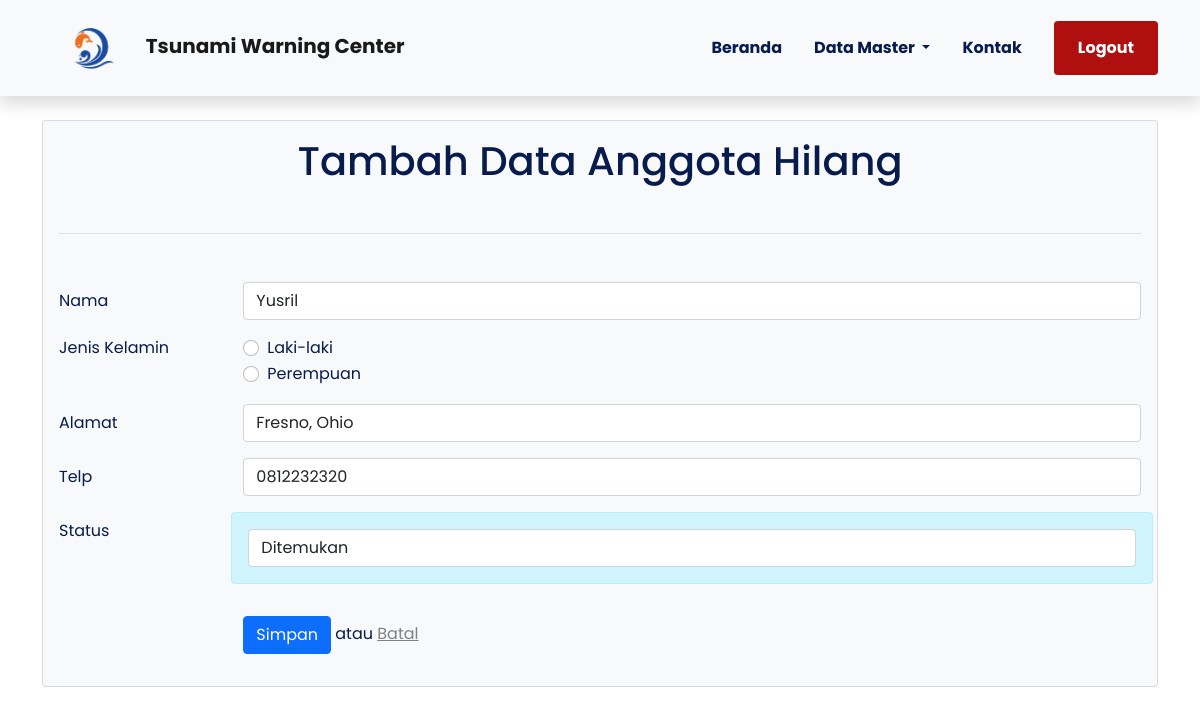
The app's page /Backend/temukan_tambah.php?id=1, older data.
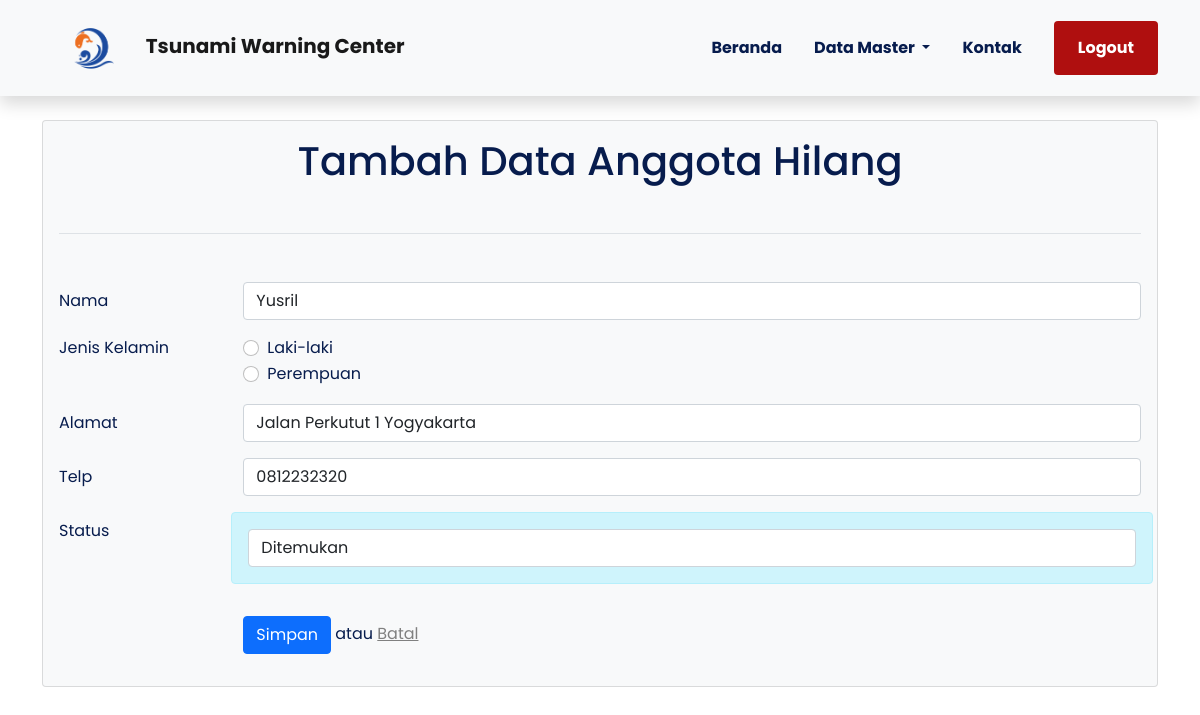
The same page, newer data.
### tables this page shows
CREATE TABLE `hilang` (
  `id` int(11) NOT NULL,
  `nama` varchar(255) NOT NULL,
  `jk` enum('L','P') NOT NULL,
  `alamat` varchar(255) NOT NULL,
  `telp` varchar(15) NOT NULL,
  `status` int(11) NOT NULL
);

### Backend/temukan_tambah.php (the view, shortened to what this page needs)
<?php
    require 'koneksi.php';
?>
<!doctype html>
<html lang="en">
<head>
    <link rel="stylesheet" href="libraries/bootstrap/css/bootstrap.css">
    <link rel="stylesheet" href="styles/main.css">
</head>
<body>
    <?php include 'layout/navbar.php'; ?>
    <main>
        <div class="container" style="margin-top: 120px;">
            <div class="card bg-light">
                <div class="card-body">
                    <h1 class="text-center mb-5">Tambah Data Anggota Hilang</h1>
                    <div class="border-bottom mt-3 mb-5"></div>
                    <?php
                    if (@$_GET['id']) {
                        $id = $_GET['id'];
                        $query = mysqli_query($konek, "SELECT * FROM hilang WHERE id = '$id'");
                        $hilang = mysqli_fetch_array($query);
                    }
                    ?>
                    <form action="funct.php" method="POST" enctype="multipart/form-data">
                        <div class="row mb-3">
                            <label class="col-sm-2 col-form-label" for="nama">Nama</label>
                            <div class="col-sm-10">
                            <input type="text" name="nama" value="<?= @$hilang['nama']; ?>" class="form-control" required>
                            </div>
                        </div>
                        <fieldset class="row mb-3">
                            <legend class="col-form-label col-sm-2 pt-0">Jenis Kelamin</legend>
                            <div class="col-sm-10">
                            <div class="form-check">
                                <input type="radio" id="jk_l" name="jk" value="L" class="form-check-input" required>
                                <label class="form-check-label" for="jk_l">Laki-laki</label>
                            </div>
                            <div class="form-check">
                                <input type="radio" id="jk_p" name="jk" value="P" class="form-check-input" required>
                                <label class="form-check-label" for="jk_p">Perempuan</label>
                            </div>
                            </div>
                        </fieldset>
                        <div class="row mb-3">
                            <label class="col-sm-2 col-form-label" for="alamat">Alamat</label>
                            <div class="col-sm-10">
                            <input rows="4" type="text" name="alamat" value="<?= @$hilang['alamat']; ?>" class="form-control" required>
                            </div>
                        </div>
                        <div class="row mb-3">
                            <label class="col-sm-2 col-form-label" for="telp">Telp</label>
                            <div class="col-sm-10">
                            <input type="text" name="telp" value="<?= @$hilang['telp']; ?>" class="form-control" required>
                            </div>
                        </div>
                        <div class="row mb-3 ">
                            <label class="col-sm-2 col-form-label" for="Status">Status</label>
                            <div class="col-sm-10 alert alert-info">
                            <select class="form-control" name="status" required="required">
                                    <option <?php if(@$hilang['status']=="2"){echo "selected='selected'";} ?> value="2">Ditemukan</option>
                            </select>
                            </div>
                        </div>
                        <div class="row mb-3">
                        <label class="col-sm-2 col-form-label" for="telp"></label>
                        <div class="col-sm-10">
                            <button class="btn btn-primary" type="submit" name="submit">Simpan</button>
                            atau
                            <a href="temukan.php" style="color:grey;">Batal</a>
                        </div>
                    </form>
                </div>
            </div>
        </div>
    </main>
</body>
</html>

Row changes from the older to the newer data that the page shows:
changed hilang "Yusril": alamat "Fresno, Ohio" → "Jalan Perkutut 1 Yogyakarta"
